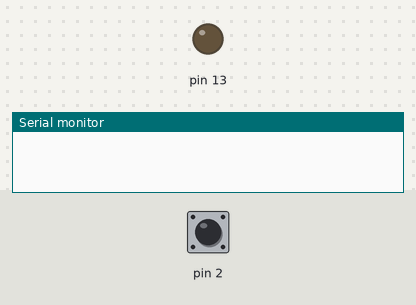
A sketch run on a simulated Arduino Uno, built with avr-gcc and run on an emulated ATmega328P. Shown: output pins drawn as LEDs (lit = HIGH), the last lines printed to the serial monitor. The inputs (shaded band) are chosen by the test bench; at power-on: pin 2 LOW.

Above: at 1.2 s.
1.3 s: pin 2 driven HIGH
At 1.7 s:
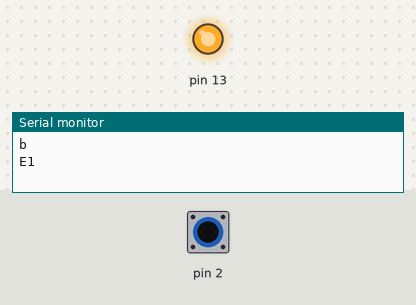
2.8 s: pin 2 driven LOW
4.3 s: pin 2 pulsed HIGH 5 times (0.12 s each, 0.3 s apart)
At 5.8 s:
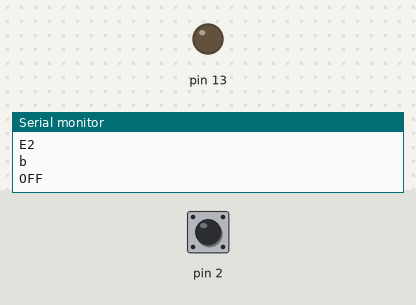
Timing chart, 0 to 7.3 s (numbered marks = the images above; inputs shaded):
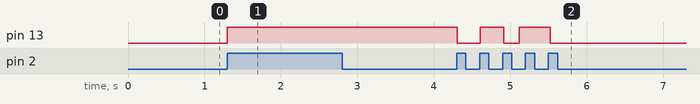

Measured:
- after the input at 1.3 s, pin 13: LOW → HIGH at once
- after the input at 4.3 s, pin 13: goes LOW 0.31 s, HIGH 0.30 s, LOW 0.21 s, HIGH 0.40 s, then LOW, starting at once

The sketch:

Circ.LedBotao.ino
```cpp
volatile int botao =0;
int led = 0;

enum State_t
{
  OFF = 0,
  E1 = 1,
  ON = 2,
  E2 = 3
};
State_t state = OFF;

void botao_isr(){
  static unsigned long ultima_interrupcao =0;
  static unsigned long tempo_botao = 50;

  unsigned long agora = millis();//tempo que o botao ta pressionado
  if((agora-ultima_interrupcao) >=tempo_botao){
    Serial.println("b");
    botao=1;
    ultima_interrupcao = agora;
  }
}

void setup(){
  pinMode(2,INPUT);
  pinMode(13,OUTPUT);
  Serial.begin(9600);
  attachInterrupt(digitalPinToInterrupt(2), botao_isr, RISING);
}
void loop(){
  noInterrupts();
  int b = botao;
  botao=0;
  interrupts();

  switch(state){
    case OFF:
      if(b==1){
          state =E1;
            Serial.println("E1");
          led=1;
            attachInterrupt(digitalPinToInterrupt(2), botao_isr, LOW);
      }
      break;
    case E1:
    if(b==1){
      state=ON;
      Serial.println("ON");
      led=1;
      attachInterrupt(digitalPinToInterrupt(2), botao_isr, RISING);
    }else{
      led=1;
    }
    break;
    case ON:
      if(b==1){
          state=E2;
          Serial.println("E2");
          led=0;
          attachInterrupt(digitalPinToInterrupt(2), botao_isr, LOW);
        }else{
          led=1;
        }
      break;
    case E2:
    if(b==1){
      state=OFF;
      Serial.println("OFF");
      led=0;
      attachInterrupt(digitalPinToInterrupt(2), botao_isr, RISING);

    }else{
      led=0;
      break;
    }
  }
  digitalWrite(13,led);
  delay(50);
}
```
